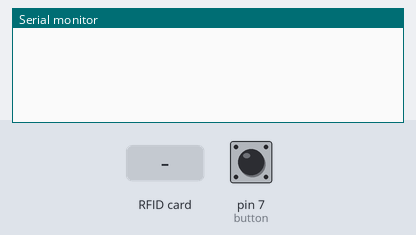
Simulated run of this sketch. Board: Arduino Uno, built with avr-gcc and run on an emulated ATmega328P. Parts: the last lines printed to the serial monitor. The inputs (shaded band) are chosen by the test bench; at power-on: pin 7 (button) LOW.

Above: at 1.2 s.
1.3 s: RFID card 4D 19 4C 24 held to the reader
At 1.9 s:
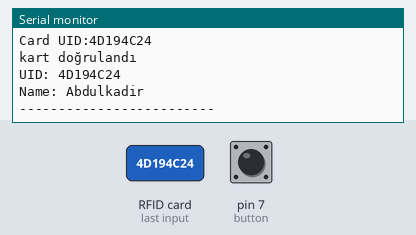
2.8 s: RFID card 5E 7A 19 C4 held to the reader
At 3.2 s:
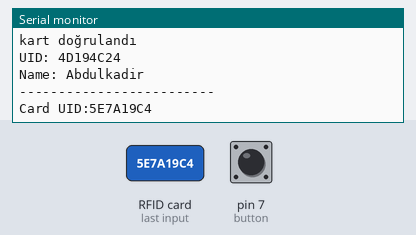

The sketch:

card_okuma.ino
```cpp
#include <SPI.h>
#include <MFRC522.h>

#define RST_PIN 9  // Configurable, see typical pin layout above
#define SS_PIN 10  // Configurable, see typical pin layout above

MFRC522 mfrc522(SS_PIN, RST_PIN);  // Create MFRC522 instance.

MFRC522::MIFARE_Key key;

#define MAX_CARDS 10          // Maksimum kart sayısı
#define MAX_UID_LENGTH 20     // Maksimum UID uzunluğu (byte)
#define MAX_STRING_LENGTH 30  // Maksimum string uzunluğu
// Kart bilgilerini saklamak için bir yapı (struct)
struct CardInfo {
  char uid[MAX_UID_LENGTH];
  char name[MAX_STRING_LENGTH];
};

CardInfo allowedCards[MAX_CARDS] = {
  { "4D194C24", "Abdulkadir" },
  { "47C4472E86481", "Abdulkadir 2" },
  // Diğer kart bilgileri buraya eklenir...
};

 int button=7;

/**
 * Initialize.
 */
void setup() {
  Serial.begin(9600);  // Initialize serial communications with the PC
  while (!Serial)
    ;                  // Do nothing if no serial port is opened (added for Arduinos based on ATMEGA32U4)
  SPI.begin();         // Init SPI bus
  mfrc522.PCD_Init();  // Init MFRC522 card
  pinMode(button, INPUT);
}

/**
 * Main loop.
 */
void loop() {
  // Reset the loop if no new card present on the sensor/reader. This saves the entire process when idle.
  if (!mfrc522.PICC_IsNewCardPresent())
    return;

  // Select one of the cards
  if (!mfrc522.PICC_ReadCardSerial())
    return;

  if(digitalRead(button)==1)
  {
    digitalWrite(8,1);
  }
  else
  {
    digitalWrite(8,0);

  }
  // Show some details of the PICC (that is: the tag/card)
  Serial.print(F("Card UID:"));
  dump_byte_array(mfrc522.uid.uidByte, mfrc522.uid.size);
  Serial.println();
}

/**
 * Helper routine to dump a byte array as hex values to Serial.
 */
void dump_byte_array(byte *buffer, byte bufferSize) {
  String kartUID = "";

  for (byte i = 0; i < bufferSize; i++) {
    Serial.print(buffer[i], HEX);
    kartUID += String(buffer[i], HEX);
  }
  kartUID.toUpperCase();

  Serial.println();

  for (int i = 0; i < MAX_CARDS; i++) {


    if (kartUID == allowedCards[i].uid) {

      Serial.println("kart doğrulandı");

      Serial.print("UID: ");
      Serial.println(allowedCards[i].uid);
      Serial.print("Name: ");
      Serial.println(allowedCards[i].name);
      Serial.println("-------------------------");
      digitalWrite(8, 1);

      delay(1000);

    } else {
      digitalWrite(8, 0);
    }
  }
}

void gonder() {
  digitalWrite(8, 1);
  delay(3000);
}
```

Measured:
- after the input at 1.3 s, the serial monitor: prints a new line at once (image 1)
- after the input at 2.8 s, the serial monitor: prints a new line at once (image 2)
